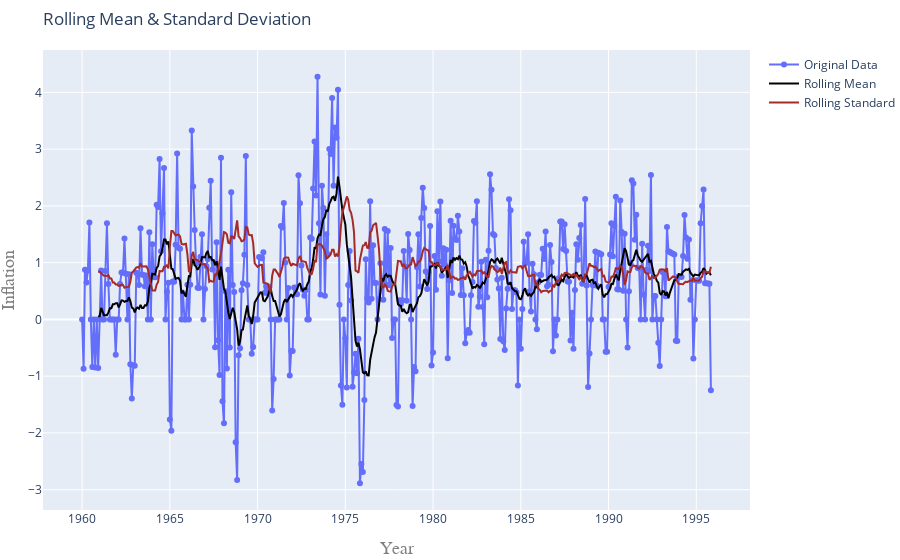

Write notebook code for a chart like this one.
### Code cell
TestStationaryPlot(Train["Monthly_Rate"].dropna(inplace=False))
adf_test(Train["Monthly_Rate"].dropna())

### Figure 1 — Plotly figure (JSON) as saved in the notebook; plotly's stock layout.template omitted (floating-point values rounded to 4 significant figures; data arrays with more than 128 entries replaced by an {"elided": "..."} marker saying what was removed)
{"data": [{"mode": "lines+markers", "name": "Original Data", "type": "scatter", "x": {"elided": "721 str values"}, "y": {"elided": "431 float values"}}, {"line": {"color": "black", "width": 2}, "mode": "lines", "name": "Rolling Mean", "type": "scatter", "x": {"elided": "721 str values"}, "y": {"elided": "431 float values"}}, {"line": {"color": "brown", "width": 2}, "mode": "lines", "name": "Rolling Standard", "type": "scatter", "x": {"elided": "721 str values"}, "y": {"elided": "431 float values"}}], "layout": {"margin": {"b": 50, "l": 10, "r": 0, "t": 50}, "title": {"text": "Rolling Mean & Standard Deviation", "x": 0, "xref": "paper"}, "xaxis": {"title": {"font": {"color": "#7f7f7f", "family": "Courier New, monospace", "size": 18}, "text": "Year"}}, "yaxis": {"title": {"font": {"color": "#7f7f7f", "family": "Courier New, monospace", "size": 18}, "text": "Inflation"}}}}
